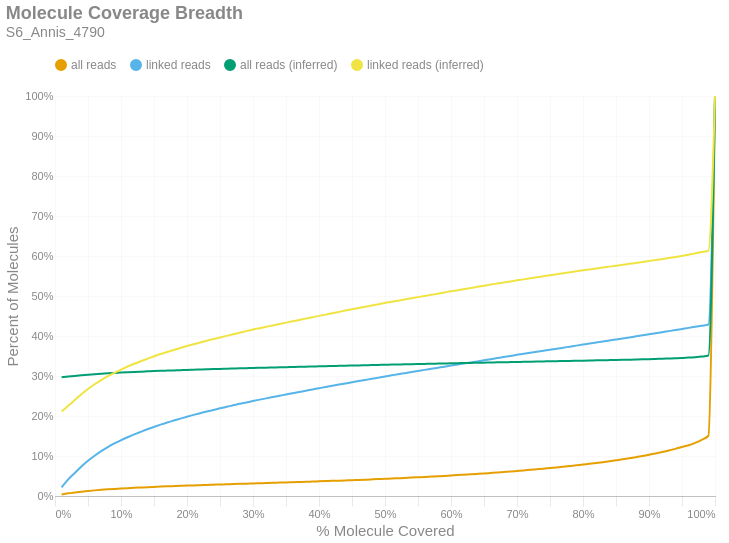

Source (notebook cell):
### Markdown cell above
### Molecule Read Coverage
This chart shows molecule coverage breadth as computed by the number of bases aligned to that molecule. In other words, "*how much of each unique long molecule is actually sequenced/aligned?*" Keep in mind there is a distinction between sequences and alignments, since some sequences belonging to a particular molecule may not align well and wouldn't appear in the alignment data. This chart also shows molecule coverage breadth as computed by the *inferred fragment* from which the aligned sequences originate. Unlike read coverage, this calculation takes into account the total insert size, including unsequenced gaps between the forward and reverse reads. Like the previous figures, these are cumulative percents.

### Code cell
if SKIPLR:
    print_html(f"Skipped")
else:
    binned_df = consolidated_hist(valids['coverage_bp'], mask, 0.01, True)
    binned_df_inf = consolidated_hist(valids['coverage_inserts'], mask, 0.01, True)
    binned_df = binned_df.with_columns(pl.lit(binned_df_inf['all reads (cumsum)']).alias('all reads (inferred)'))
    binned_df = binned_df.with_columns(pl.lit(binned_df_inf['linked reads (cumsum)']).alias('linked reads (inferred)'))
    binned_df = binned_df.with_columns(
        (pl.col('bin').cast(pl.Float64) + 0.01).alias('right_edge')
    )

    with SafeRender(binned_df):
        (
            density_plot(binned_df, 'Molecule Coverage Breadth', samplename, 'molcov', ['all reads (inferred)','linked reads (inferred)'])
            .encode(
                #x=alt.X('bin:Q', title="% Molecule Covered").axis(format = '%').scale(padding=0),
                x=alt.X('right_edge:Q', title="% Molecule Covered").axis(format='%').scale(padding=0),
                y=alt.Y('value:Q', title='Percent of Molecules')
                    .axis(format='%')
                    .stack(False)
                    .scale(domainMin=0, padding=0),
                color=alt.Color("key:N").scale(domain = ["all reads", "linked reads", "all reads (inferred)", "linked reads (inferred)"]),
                tooltip = [
                    alt.Tooltip("key:N", title = "Data Type"),
                    alt.Tooltip("range_label:N", title="% Molecule Covered"),
                    alt.Tooltip("value:Q", format = ".2%", title="% Molecules")
                ]
            )
        ).display()

### Figure 1 — Vega-Lite specification as saved in the notebook (floating-point values rounded to 4 significant figures)
{"width": "container", "height": 400, "config": {"title": {"anchor": "start", "dy": -15, "fontSize": 18, "color": "#888888", "subtitleColor": "#888888", "subtitleFontSize": 14}, "arc": {"fill": "#0072B2"}, "axis": {"domainColor": "#888888", "domainWidth": 0.5, "gridWidth": 0.2, "grid": false, "titleFontWeight": 400, "titleFontSize": 15, "labelFontSize": 11, "labelColor": "#888888", "tickColor": "#888888", "tickWidth": 0.2, "titleColor": "#888888"}, "axisBand": {"grid": false}, "axisX": {"grid": true, "tickSize": 10, "domainCap": "round"}, "axisY": {"domain": false, "grid": true, "tickSize": 0, "domainCap": "round"}, "background": "transparent", "header": {"labelFontSize": 15, "labelColor": "#888888", "titleFontSize": 15, "titleFontWeight": 600, "titleColor": "#888888"}, "legend": {"labelFont": "sans-serif", "labelFontSize": 12, "labelColor": "#888888", "symbolSize": 100, "symbolType": "circle", "titleFontSize": 12, "titlePadding": 10, "titleColor": "#888888", "title": null, "orient": "top"}, "range": {"category": ["#E69F00", "#56B4E9", "#009E73", "#F0E442", "#0072B2", "#D55E00", "#CC79A7", "#000000"], "diverging": ["#cfe8f3", "#a2d4ec", "#73bfe2", "#46abdb", "#1696d2", "#12719e"]}, "area": {"fill": "#0072B2", "fillOpacity": 0.7, "line": true, "strokeOpacity": 0.7}, "line": {"color": "#0072B2", "stroke": "#0072B2", "strokeWidth": 2}, "trail": {"color": "#0072B2", "stroke": "#0072B2", "strokeWidth": 0, "size": 1}, "point": {"filled": true, "fillOpacity": 1.0, "size": 95}, "text": {"color": "#888888", "fontSize": 11, "align": "right", "fontWeight": 400, "size": 11}, "bar": {"fill": "#0072B2", "stroke": null}, "view": {"stroke": null, "continuousWidth": 660, "continuousHeight": 400}}, "data": {"name": "data-8b9710d263a51966c542bd9ad7aee3ad"}, "mark": {"type": "line", "interpolate": "monotone", "point": {"opacity": 0, "size": 275}}, "encoding": {"color": {"field": "key", "scale": {"domain": ["all reads", "linked reads", "all reads (inferred)", "linked reads (inferred)"]}, "type": "nominal"}, "tooltip": [{"field": "key", "title": "Data Type", "type": "nominal"}, {"field": "range_label", "title": "% Molecule Covered", "type": "nominal"}, {"field": "value", "format": ".2%", "title": "% Molecules", "type": "quantitative"}], "x": {"axis": {"format": "%"}, "field": "right_edge", "scale": {"padding": 0}, "title": "% Molecule Covered", "type": "quantitative"}, "y": {"axis": {"format": "%"}, "field": "value", "scale": {"domainMin": 0, "padding": 0}, "stack": false, "title": "Percent of Molecules", "type": "quantitative"}}, "params": [{"name": "param_c36ac31b6afebe62", "select": {"type": "point", "fields": ["key"]}, "bind": "legend"}], "title": {"text": "Molecule Coverage Breadth", "subtitle": "S6_Annis_4790"}, "transform": [{"fold": ["all reads (cumsum)", "linked reads (cumsum)", "all reads (inferred)", "linked reads (inferred)"]}, {"calculate": "replace(datum.key, ' (cumsum)', '')", "as": "key"}, {"filter": {"param": "param_c36ac31b6afebe62"}}], "usermeta": {"embedOptions": {"downloadFileName": "S6_Annis_4790.molcov"}}, "$schema": "https://vega.github.io/schema/vega-lite/v6.1.0.json", "datasets": {"data-8b9710d263a51966c542bd9ad7aee3ad": [{"bin": "0.0", "interval": "0.0-0.01", "all reads": 0.003602, "linked reads": 0.02149, "all reads (cumsum)": 0.003602, "linked reads (cumsum)": 0.02149, "range_label": "0.0-0.01", "all reads (inferred)": 0.2969, "linked reads (inferred)": 0.2112, "right_edge": 0.01}, {"bin": "0.01", "interval": "0.01-0.02", "all reads": 0.003014, "linked reads": 0.0201, "all reads (cumsum)": 0.006616, "linked reads (cumsum)": 0.04159, "range_label": "0.01-0.02", "all reads (inferred)": 0.2986, "linked reads (inferred)": 0.2255, "right_edge": 0.02}, {"bin": "0.02", "interval": "0.02-0.03", "all reads": 0.002195, "linked reads": 0.01611, "all reads (cumsum)": 0.008811, "linked reads (cumsum)": 0.05769, "range_label": "0.02-0.03", "all reads (inferred)": 0.3002, "linked reads (inferred)": 0.2399, "right_edge": 0.03}, {"bin": "0.03", "interval": "0.03-0.04", "all reads": 0.002019, "linked reads": 0.01613, "all reads (cumsum)": 0.01083, "linked reads (cumsum)": 0.07382, "range_label": "0.03-0.04", "all reads (inferred)": 0.3018, "linked reads (inferred)": 0.2546, "right_edge": 0.04}, {"bin": "0.04", "interval": "0.04-0.05", "all reads": 0.001722, "linked reads": 0.01415, "all reads (cumsum)": 0.01255, "linked reads (cumsum)": 0.08797, "range_label": "0.04-0.05", "all reads (inferred)": 0.3032, "linked reads (inferred)": 0.2676, "right_edge": 0.05}, {"bin": "0.05", "interval": "0.05-0.06", "all reads": 0.001513, "linked reads": 0.0126, "all reads (cumsum)": 0.01407, "linked reads (cumsum)": 0.1006, "range_label": "0.05-0.06", "all reads (inferred)": 0.3045, "linked reads (inferred)": 0.2793, "right_edge": 0.06}, {"bin": "0.06", "interval": "0.06-0.07", "all reads": 0.001333, "linked reads": 0.0114, "all reads (cumsum)": 0.0154, "linked reads (cumsum)": 0.112, "range_label": "0.06-0.07", "all reads (inferred)": 0.3057, "linked reads (inferred)": 0.2899, "right_edge": 0.07}, {"bin": "0.07", "interval": "0.07-0.08", "all reads": 0.001209, "linked reads": 0.01003, "all reads (cumsum)": 0.01661, "linked reads (cumsum)": 0.122, "range_label": "0.07-0.08", "all reads (inferred)": 0.3067, "linked reads (inferred)": 0.2994, "right_edge": 0.08}, {"bin": "0.08", "interval": "0.08-0.09", "all reads": 0.001096, "linked reads": 0.009268, "all reads (cumsum)": 0.0177, "linked reads (cumsum)": 0.1313, "range_label": "0.08-0.09", "all reads (inferred)": 0.3077, "linked reads (inferred)": 0.3081, "right_edge": 0.09}, {"bin": "0.09", "interval": "0.09-0.1", "all reads": 0.0009769, "linked reads": 0.008079, "all reads (cumsum)": 0.01868, "linked reads (cumsum)": 0.1394, "range_label": "0.09-0.1", "all reads (inferred)": 0.3086, "linked reads (inferred)": 0.3161, "right_edge": 0.1}, {"bin": "0.1", "interval": "0.1-0.11", "all reads": 0.0009152, "linked reads": 0.007507, "all reads (cumsum)": 0.0196, "linked reads (cumsum)": 0.1469, "range_label": "0.1-0.11", "all reads (inferred)": 0.3094, "linked reads (inferred)": 0.3237, "right_edge": 0.11}, {"bin": "0.11", "interval": "0.11-0.12", "all reads": 0.0008457, "linked reads": 0.00711, "all reads (cumsum)": 0.02044, "linked reads (cumsum)": 0.154, "range_label": "0.11-0.12", "all reads (inferred)": 0.3102, "linked reads (inferred)": 0.3306, "right_edge": 0.12}, {"bin": "0.12", "interval": "0.12-0.13", "all reads": 0.0007865, "linked reads": 0.006498, "all reads (cumsum)": 0.02123, "linked reads (cumsum)": 0.1605, "range_label": "0.12-0.13", "all reads (inferred)": 0.3109, "linked reads (inferred)": 0.337, "right_edge": 0.13}, {"bin": "0.13", "interval": "0.13-0.14", "all reads": 0.0007849, "linked reads": 0.006381, "all reads (cumsum)": 0.02201, "linked reads (cumsum)": 0.1669, "range_label": "0.13-0.14", "all reads (inferred)": 0.3116, "linked reads (inferred)": 0.3431, "right_edge": 0.14}, {"bin": "0.14", "interval": "0.14-0.15", "all reads": 0.000712, "linked reads": 0.005796, "all reads (cumsum)": 0.02272, "linked reads (cumsum)": 0.1726, "range_label": "0.14-0.15", "all reads (inferred)": 0.3123, "linked reads (inferred)": 0.3494, "right_edge": 0.15}, {"bin": "0.15", "interval": "0.15-0.16", "all reads": 0.0007157, "linked reads": 0.005671, "all reads (cumsum)": 0.02344, "linked reads (cumsum)": 0.1783, "range_label": "0.15-0.16", "all reads (inferred)": 0.3129, "linked reads (inferred)": 0.355, "right_edge": 0.16}, {"bin": "0.16", "interval": "0.16-0.17", "all reads": 0.000652, "linked reads": 0.005394, "all reads (cumsum)": 0.02409, "linked reads (cumsum)": 0.1837, "range_label": "0.16-0.17", "all reads (inferred)": 0.3135, "linked reads (inferred)": 0.36, "right_edge": 0.17}, {"bin": "0.17", "interval": "0.17-0.18", "all reads": 0.0006228, "linked reads": 0.004907, "all reads (cumsum)": 0.02471, "linked reads (cumsum)": 0.1886, "range_label": "0.17-0.18", "all reads (inferred)": 0.3141, "linked reads (inferred)": 0.365, "right_edge": 0.18}, {"bin": "0.18", "interval": "0.18-0.19", "all reads": 0.0006128, "linked reads": 0.004755, "all reads (cumsum)": 0.02533, "linked reads (cumsum)": 0.1934, "range_label": "0.18-0.19", "all reads (inferred)": 0.3146, "linked reads (inferred)": 0.37, "right_edge": 0.19}, {"bin": "0.19", "interval": "0.19-0.2", "all reads": 0.0006328, "linked reads": 0.004849, "all reads (cumsum)": 0.02596, "linked reads (cumsum)": 0.1982, "range_label": "0.19-0.2", "all reads (inferred)": 0.3152, "linked reads (inferred)": 0.3749, "right_edge": 0.2}, {"bin": "0.2", "interval": "0.2-0.21", "all reads": 0.0005778, "linked reads": 0.004522, "all reads (cumsum)": 0.02654, "linked reads (cumsum)": 0.2027, "range_label": "0.2-0.21", "all reads (inferred)": 0.3157, "linked reads (inferred)": 0.3792, "right_edge": 0.21}, {"bin": "0.21", "interval": "0.21-0.22", "all reads": 0.0005524, "linked reads": 0.004286, "all reads (cumsum)": 0.02709, "linked reads (cumsum)": 0.207, "range_label": "0.21-0.22", "all reads (inferred)": 0.3162, "linked reads (inferred)": 0.3836, "right_edge": 0.22}, {"bin": "0.22", "interval": "0.22-0.23", "all reads": 0.0005782, "linked reads": 0.004201, "all reads (cumsum)": 0.02767, "linked reads (cumsum)": 0.2112, "range_label": "0.22-0.23", "all reads (inferred)": 0.3167, "linked reads (inferred)": 0.388, "right_edge": 0.23}, {"bin": "0.23", "interval": "0.23-0.24", "all reads": 0.0005362, "linked reads": 0.003888, "all reads (cumsum)": 0.0282, "linked reads (cumsum)": 0.2151, "range_label": "0.23-0.24", "all reads (inferred)": 0.3172, "linked reads (inferred)": 0.3923, "right_edge": 0.24}, {"bin": "0.24", "interval": "0.24-0.25", "all reads": 0.0005595, "linked reads": 0.004089, "all reads (cumsum)": 0.02876, "linked reads (cumsum)": 0.2192, "range_label": "0.24-0.25", "all reads (inferred)": 0.3177, "linked reads (inferred)": 0.3963, "right_edge": 0.25}, {"bin": "0.25", "interval": "0.25-0.26", "all reads": 0.0005332, "linked reads": 0.003776, "all reads (cumsum)": 0.0293, "linked reads (cumsum)": 0.223, "range_label": "0.25-0.26", "all reads (inferred)": 0.3182, "linked reads (inferred)": 0.4003, "right_edge": 0.26}, {"bin": "0.26", "interval": "0.26-0.27", "all reads": 0.0005799, "linked reads": 0.003705, "all reads (cumsum)": 0.02988, "linked reads (cumsum)": 0.2267, "range_label": "0.26-0.27", "all reads (inferred)": 0.3186, "linked reads (inferred)": 0.4043, "right_edge": 0.27}, {"bin": "0.27", "interval": "0.27-0.28", "all reads": 0.0005378, "linked reads": 0.003803, "all reads (cumsum)": 0.03042, "linked reads (cumsum)": 0.2305, "range_label": "0.27-0.28", "all reads (inferred)": 0.3191, "linked reads (inferred)": 0.4083, "right_edge": 0.28}, {"bin": "0.28", "interval": "0.28-0.29", "all reads": 0.0004953, "linked reads": 0.00341, "all reads (cumsum)": 0.03091, "linked reads (cumsum)": 0.2339, "range_label": "0.28-0.29", "all reads (inferred)": 0.3195, "linked reads (inferred)": 0.4122, "right_edge": 0.29}, {"bin": "0.29", "interval": "0.29-0.3", "all reads": 0.0005328, "linked reads": 0.003597, "all reads (cumsum)": 0.03144, "linked reads (cumsum)": 0.2375, "range_label": "0.29-0.3", "all reads (inferred)": 0.32, "linked reads (inferred)": 0.4162, "right_edge": 0.3}, {"bin": "0.3", "interval": "0.3-0.31", "all reads": 0.000497, "linked reads": 0.003463, "all reads (cumsum)": 0.03194, "linked reads (cumsum)": 0.241, "range_label": "0.3-0.31", "all reads (inferred)": 0.3204, "linked reads (inferred)": 0.4196, "right_edge": 0.31}, {"bin": "0.31", "interval": "0.31-0.32", "all reads": 0.0004995, "linked reads": 0.003083, "all reads (cumsum)": 0.03244, "linked reads (cumsum)": 0.244, "range_label": "0.31-0.32", "all reads (inferred)": 0.3208, "linked reads (inferred)": 0.4229, "right_edge": 0.32}, {"bin": "0.32", "interval": "0.32-0.33", "all reads": 0.000492, "linked reads": 0.003191, "all reads (cumsum)": 0.03293, "linked reads (cumsum)": 0.2472, "range_label": "0.32-0.33", "all reads (inferred)": 0.3212, "linked reads (inferred)": 0.4264, "right_edge": 0.33}, {"bin": "0.33", "interval": "0.33-0.34", "all reads": 0.000522, "linked reads": 0.00332, "all reads (cumsum)": 0.03345, "linked reads (cumsum)": 0.2506, "range_label": "0.33-0.34", "all reads (inferred)": 0.3217, "linked reads (inferred)": 0.43, "right_edge": 0.34}, {"bin": "0.34", "interval": "0.34-0.35", "all reads": 0.0005049, "linked reads": 0.003092, "all reads (cumsum)": 0.03396, "linked reads (cumsum)": 0.2536, "range_label": "0.34-0.35", "all reads (inferred)": 0.3221, "linked reads (inferred)": 0.4334, "right_edge": 0.35}, {"bin": "0.35", "interval": "0.35-0.36", "all reads": 0.0005499, "linked reads": 0.00328, "all reads (cumsum)": 0.03451, "linked reads (cumsum)": 0.2569, "range_label": "0.35-0.36", "all reads (inferred)": 0.3225, "linked reads (inferred)": 0.4368, "right_edge": 0.36}, {"bin": "0.36", "interval": "0.36-0.37", "all reads": 0.0005199, "linked reads": 0.003146, "all reads (cumsum)": 0.03503, "linked reads (cumsum)": 0.2601, "range_label": "0.36-0.37", "all reads (inferred)": 0.3229, "linked reads (inferred)": 0.4401, "right_edge": 0.37}, {"bin": "0.37", "interval": "0.37-0.38", "all reads": 0.0005182, "linked reads": 0.002972, "all reads (cumsum)": 0.03555, "linked reads (cumsum)": 0.263, "range_label": "0.37-0.38", "all reads (inferred)": 0.3233, "linked reads (inferred)": 0.4435, "right_edge": 0.38}, {"bin": "0.38", "interval": "0.38-0.39", "all reads": 0.0005736, "linked reads": 0.003285, "all reads (cumsum)": 0.03612, "linked reads (cumsum)": 0.2663, "range_label": "0.38-0.39", "all reads (inferred)": 0.3237, "linked reads (inferred)": 0.4467, "right_edge": 0.39}, {"bin": "0.39", "interval": "0.39-0.4", "all reads": 0.0005707, "linked reads": 0.003034, "all reads (cumsum)": 0.03669, "linked reads (cumsum)": 0.2694, "range_label": "0.39-0.4", "all reads (inferred)": 0.3241, "linked reads (inferred)": 0.4503, "right_edge": 0.4}, {"bin": "0.4", "interval": "0.4-0.41", "all reads": 0.0005732, "linked reads": 0.003249, "all reads (cumsum)": 0.03726, "linked reads (cumsum)": 0.2726, "range_label": "0.4-0.41", "all reads (inferred)": 0.3245, "linked reads (inferred)": 0.4534, "right_edge": 0.41}, {"bin": "0.41", "interval": "0.41-0.42", "all reads": 0.0005661, "linked reads": 0.002949, "all reads (cumsum)": 0.03783, "linked reads (cumsum)": 0.2756, "range_label": "0.41-0.42", "all reads (inferred)": 0.3249, "linked reads (inferred)": 0.4569, "right_edge": 0.42}, {"bin": "0.42", "interval": "0.42-0.43", "all reads": 0.000592, "linked reads": 0.003007, "all reads (cumsum)": 0.03842, "linked reads (cumsum)": 0.2786, "range_label": "0.42-0.43", "all reads (inferred)": 0.3254, "linked reads (inferred)": 0.4602, "right_edge": 0.43}, {"bin": "0.43", "interval": "0.43-0.44", "all reads": 0.0006095, "linked reads": 0.002887, "all reads (cumsum)": 0.03903, "linked reads (cumsum)": 0.2815, "range_label": "0.43-0.44", "all reads (inferred)": 0.3258, "linked reads (inferred)": 0.4636, "right_edge": 0.44}, {"bin": "0.44", "interval": "0.44-0.45", "all reads": 0.0006307, "linked reads": 0.002967, "all reads (cumsum)": 0.03966, "linked reads (cumsum)": 0.2844, "range_label": "0.44-0.45", "all reads (inferred)": 0.3262, "linked reads (inferred)": 0.4668, "right_edge": 0.45}, {"bin": "0.45", "interval": "0.45-0.46", "all reads": 0.0006007, "linked reads": 0.002797, "all reads (cumsum)": 0.04026, "linked reads (cumsum)": 0.2872, "range_label": "0.45-0.46", "all reads (inferred)": 0.3265, "linked reads (inferred)": 0.47, "right_edge": 0.46}, {"bin": "0.46", "interval": "0.46-0.47", "all reads": 0.000654, "linked reads": 0.002856, "all reads (cumsum)": 0.04092, "linked reads (cumsum)": 0.2901, "range_label": "0.46-0.47", "all reads (inferred)": 0.3269, "linked reads (inferred)": 0.4731, "right_edge": 0.47}, {"bin": "0.47", "interval": "0.47-0.48", "all reads": 0.0006811, "linked reads": 0.002869, "all reads (cumsum)": 0.0416, "linked reads (cumsum)": 0.2929, "range_label": "0.47-0.48", "all reads (inferred)": 0.3273, "linked reads (inferred)": 0.4762, "right_edge": 0.48}, {"bin": "0.48", "interval": "0.48-0.49", "all reads": 0.0006978, "linked reads": 0.003021, "all reads (cumsum)": 0.0423, "linked reads (cumsum)": 0.296, "range_label": "0.48-0.49", "all reads (inferred)": 0.3277, "linked reads (inferred)": 0.4794, "right_edge": 0.49}, {"bin": "0.49", "interval": "0.49-0.5", "all reads": 0.0007565, "linked reads": 0.002945, "all reads (cumsum)": 0.04305, "linked reads (cumsum)": 0.2989, "range_label": "0.49-0.5", "all reads (inferred)": 0.3281, "linked reads (inferred)": 0.4827, "right_edge": 0.5}, {"bin": "0.5", "interval": "0.5-0.51", "all reads": 0.0006757, "linked reads": 0.002726, "all reads (cumsum)": 0.04373, "linked reads (cumsum)": 0.3016, "range_label": "0.5-0.51", "all reads (inferred)": 0.3285, "linked reads (inferred)": 0.4854, "right_edge": 0.51}, {"bin": "0.51", "interval": "0.51-0.52", "all reads": 0.0007344, "linked reads": 0.002753, "all reads (cumsum)": 0.04446, "linked reads (cumsum)": 0.3044, "range_label": "0.51-0.52", "all reads (inferred)": 0.3288, "linked reads (inferred)": 0.4884, "right_edge": 0.52}, {"bin": "0.52", "interval": "0.52-0.53", "all reads": 0.0007411, "linked reads": 0.002681, "all reads (cumsum)": 0.0452, "linked reads (cumsum)": 0.3071, "range_label": "0.52-0.53", "all reads (inferred)": 0.3292, "linked reads (inferred)": 0.4915, "right_edge": 0.53}, {"bin": "0.53", "interval": "0.53-0.54", "all reads": 0.0007928, "linked reads": 0.002695, "all reads (cumsum)": 0.046, "linked reads (cumsum)": 0.3098, "range_label": "0.53-0.54", "all reads (inferred)": 0.3296, "linked reads (inferred)": 0.4942, "right_edge": 0.54}, {"bin": "0.54", "interval": "0.54-0.55", "all reads": 0.0008236, "linked reads": 0.002739, "all reads (cumsum)": 0.04682, "linked reads (cumsum)": 0.3125, "range_label": "0.54-0.55", "all reads (inferred)": 0.3299, "linked reads (inferred)": 0.4972, "right_edge": 0.55}, {"bin": "0.55", "interval": "0.55-0.56", "all reads": 0.0008282, "linked reads": 0.002775, "all reads (cumsum)": 0.04765, "linked reads (cumsum)": 0.3153, "range_label": "0.55-0.56", "all reads (inferred)": 0.3303, "linked reads (inferred)": 0.5001, "right_edge": 0.56}, {"bin": "0.56", "interval": "0.56-0.57", "all reads": 0.0008786, "linked reads": 0.002686, "all reads (cumsum)": 0.04853, "linked reads (cumsum)": 0.318, "range_label": "0.56-0.57", "all reads (inferred)": 0.3306, "linked reads (inferred)": 0.5029, "right_edge": 0.57}, {"bin": "0.57", "interval": "0.57-0.58", "all reads": 0.0008811, "linked reads": 0.002695, "all reads (cumsum)": 0.04941, "linked reads (cumsum)": 0.3207, "range_label": "0.57-0.58", "all reads (inferred)": 0.331, "linked reads (inferred)": 0.5058, "right_edge": 0.58}, {"bin": "0.58", "interval": "0.58-0.59", "all reads": 0.0009003, "linked reads": 0.002699, "all reads (cumsum)": 0.05031, "linked reads (cumsum)": 0.3234, "range_label": "0.58-0.59", "all reads (inferred)": 0.3314, "linked reads (inferred)": 0.5089, "right_edge": 0.59}, {"bin": "0.59", "interval": "0.59-0.6", "all reads": 0.0009698, "linked reads": 0.002713, "all reads (cumsum)": 0.05128, "linked reads (cumsum)": 0.3261, "range_label": "0.59-0.6", "all reads (inferred)": 0.3318, "linked reads (inferred)": 0.5118, "right_edge": 0.6}, {"bin": "0.6", "interval": "0.6-0.61", "all reads": 0.0009311, "linked reads": 0.002663, "all reads (cumsum)": 0.05221, "linked reads (cumsum)": 0.3287, "range_label": "0.6-0.61", "all reads (inferred)": 0.3321, "linked reads (inferred)": 0.5145, "right_edge": 0.61}, {"bin": "0.61", "interval": "0.61-0.62", "all reads": 0.001018, "linked reads": 0.002637, "all reads (cumsum)": 0.05323, "linked reads (cumsum)": 0.3314, "range_label": "0.61-0.62", "all reads (inferred)": 0.3324, "linked reads (inferred)": 0.5172, "right_edge": 0.62}, {"bin": "0.62", "interval": "0.62-0.63", "all reads": 0.0009969, "linked reads": 0.002637, "all reads (cumsum)": 0.05422, "linked reads (cumsum)": 0.334, "range_label": "0.62-0.63", "all reads (inferred)": 0.3327, "linked reads (inferred)": 0.52, "right_edge": 0.63}, {"bin": "0.63", "interval": "0.63-0.64", "all reads": 0.001063, "linked reads": 0.002458, "all reads (cumsum)": 0.05529, "linked reads (cumsum)": 0.3365, "range_label": "0.63-0.64", "all reads (inferred)": 0.3331, "linked reads (inferred)": 0.5229, "right_edge": 0.64}, {"bin": "0.64", "interval": "0.64-0.65", "all reads": 0.001101, "linked reads": 0.002735, "all reads (cumsum)": 0.05639, "linked reads (cumsum)": 0.3392, "range_label": "0.64-0.65", "all reads (inferred)": 0.3334, "linked reads (inferred)": 0.5256, "right_edge": 0.65}, {"bin": "0.65", "interval": "0.65-0.66", "all reads": 0.001179, "linked reads": 0.002945, "all reads (cumsum)": 0.05757, "linked reads (cumsum)": 0.3421, "range_label": "0.65-0.66", "all reads (inferred)": 0.3338, "linked reads (inferred)": 0.5285, "right_edge": 0.66}, {"bin": "0.66", "interval": "0.66-0.67", "all reads": 0.001178, "linked reads": 0.002699, "all reads (cumsum)": 0.05875, "linked reads (cumsum)": 0.3448, "range_label": "0.66-0.67", "all reads (inferred)": 0.3341, "linked reads (inferred)": 0.5312, "right_edge": 0.67}, {"bin": "0.67", "interval": "0.67-0.68", "all reads": 0.001253, "linked reads": 0.002699, "all reads (cumsum)": 0.06, "linked reads (cumsum)": 0.3475, "range_label": "0.67-0.68", "all reads (inferred)": 0.3345, "linked reads (inferred)": 0.5339, "right_edge": 0.68}, {"bin": "0.68", "interval": "0.68-0.69", "all reads": 0.001245, "linked reads": 0.002632, "all reads (cumsum)": 0.06124, "linked reads (cumsum)": 0.3502, "range_label": "0.68-0.69", "all reads (inferred)": 0.3348, "linked reads (inferred)": 0.5363, "right_edge": 0.69}, {"bin": "0.69", "interval": "0.69-0.7", "all reads": 0.001353, "linked reads": 0.002815, "all reads (cumsum)": 0.0626, "linked reads (cumsum)": 0.353, "range_label": "0.69-0.7", "all reads (inferred)": 0.3351, "linked reads (inferred)": 0.5391, "right_edge": 0.7}, {"bin": "0.7", "interval": "0.7-0.71", "all reads": 0.001347, "linked reads": 0.002498, "all reads (cumsum)": 0.06394, "linked reads (cumsum)": 0.3555, "range_label": "0.7-0.71", "all reads (inferred)": 0.3354, "linked reads (inferred)": 0.5416, "right_edge": 0.71}, {"bin": "0.71", "interval": "0.71-0.72", "all reads": 0.001471, "linked reads": 0.002775, "all reads (cumsum)": 0.06542, "linked reads (cumsum)": 0.3583, "range_label": "0.71-0.72", "all reads (inferred)": 0.3358, "linked reads (inferred)": 0.5442, "right_edge": 0.72}, {"bin": "0.72", "interval": "0.72-0.73", "all reads": 0.001436, "linked reads": 0.002587, "all reads (cumsum)": 0.06685, "linked reads (cumsum)": 0.3609, "range_label": "0.72-0.73", "all reads (inferred)": 0.3361, "linked reads (inferred)": 0.5468, "right_edge": 0.73}, {"bin": "0.73", "interval": "0.73-0.74", "all reads": 0.001449, "linked reads": 0.002413, "all reads (cumsum)": 0.0683, "linked reads (cumsum)": 0.3633, "range_label": "0.73-0.74", "all reads (inferred)": 0.3364, "linked reads (inferred)": 0.5492, "right_edge": 0.74}, {"bin": "0.74", "interval": "0.74-0.75", "all reads": 0.001638, "linked reads": 0.002583, "all reads (cumsum)": 0.06994, "linked reads (cumsum)": 0.3659, "range_label": "0.74-0.75", "all reads (inferred)": 0.3368, "linked reads (inferred)": 0.552, "right_edge": 0.75}, {"bin": "0.75", "interval": "0.75-0.76", "all reads": 0.001506, "linked reads": 0.002284, "all reads (cumsum)": 0.07144, "linked reads (cumsum)": 0.3681, "range_label": "0.75-0.76", "all reads (inferred)": 0.3371, "linked reads (inferred)": 0.5544, "right_edge": 0.76}, {"bin": "0.76", "interval": "0.76-0.77", "all reads": 0.001673, "linked reads": 0.002695, "all reads (cumsum)": 0.07312, "linked reads (cumsum)": 0.3708, "range_label": "0.76-0.77", "all reads (inferred)": 0.3374, "linked reads (inferred)": 0.557, "right_edge": 0.77}, {"bin": "0.77", "interval": "0.77-0.78", "all reads": 0.001733, "linked reads": 0.002502, "all reads (cumsum)": 0.07485, "linked reads (cumsum)": 0.3733, "range_label": "0.77-0.78", "all reads (inferred)": 0.3377, "linked reads (inferred)": 0.5593, "right_edge": 0.78}, {"bin": "0.78", "interval": "0.78-0.79", "all reads": 0.001784, "linked reads": 0.002614, "all reads (cumsum)": 0.07663, "linked reads (cumsum)": 0.3759, "range_label": "0.78-0.79", "all reads (inferred)": 0.3381, "linked reads (inferred)": 0.5617, "right_edge": 0.79}, {"bin": "0.79", "interval": "0.79-0.8", "all reads": 0.001954, "linked reads": 0.002596, "all reads (cumsum)": 0.07859, "linked reads (cumsum)": 0.3785, "range_label": "0.79-0.8", "all reads (inferred)": 0.3384, "linked reads (inferred)": 0.5641, "right_edge": 0.8}, {"bin": "0.8", "interval": "0.8-0.81", "all reads": 0.001853, "linked reads": 0.002587, "all reads (cumsum)": 0.08044, "linked reads (cumsum)": 0.3811, "range_label": "0.8-0.81", "all reads (inferred)": 0.3387, "linked reads (inferred)": 0.5665, "right_edge": 0.81}, {"bin": "0.81", "interval": "0.81-0.82", "all reads": 0.001996, "linked reads": 0.002418, "all reads (cumsum)": 0.08244, "linked reads (cumsum)": 0.3835, "range_label": "0.81-0.82", "all reads (inferred)": 0.3391, "linked reads (inferred)": 0.5688, "right_edge": 0.82}, {"bin": "0.82", "interval": "0.82-0.83", "all reads": 0.002115, "linked reads": 0.002529, "all reads (cumsum)": 0.08455, "linked reads (cumsum)": 0.3861, "range_label": "0.82-0.83", "all reads (inferred)": 0.3394, "linked reads (inferred)": 0.5711, "right_edge": 0.83}, {"bin": "0.83", "interval": "0.83-0.84", "all reads": 0.002315, "linked reads": 0.002641, "all reads (cumsum)": 0.08687, "linked reads (cumsum)": 0.3887, "range_label": "0.83-0.84", "all reads (inferred)": 0.3397, "linked reads (inferred)": 0.5735, "right_edge": 0.84}, {"bin": "0.84", "interval": "0.84-0.85", "all reads": 0.002371, "linked reads": 0.002668, "all reads (cumsum)": 0.08924, "linked reads (cumsum)": 0.3914, "range_label": "0.84-0.85", "all reads (inferred)": 0.3401, "linked reads (inferred)": 0.5758, "right_edge": 0.85}, {"bin": "0.85", "interval": "0.85-0.86", "all reads": 0.002443, "linked reads": 0.002467, "all reads (cumsum)": 0.09168, "linked reads (cumsum)": 0.3939, "range_label": "0.85-0.86", "all reads (inferred)": 0.3405, "linked reads (inferred)": 0.5781, "right_edge": 0.86}, {"bin": "0.86", "interval": "0.86-0.87", "all reads": 0.002631, "linked reads": 0.002632, "all reads (cumsum)": 0.09431, "linked reads (cumsum)": 0.3965, "range_label": "0.86-0.87", "all reads (inferred)": 0.3408, "linked reads (inferred)": 0.5804, "right_edge": 0.87}, {"bin": "0.87", "interval": "0.87-0.88", "all reads": 0.002733, "linked reads": 0.002668, "all reads (cumsum)": 0.09705, "linked reads (cumsum)": 0.3992, "range_label": "0.87-0.88", "all reads (inferred)": 0.3412, "linked reads (inferred)": 0.5826, "right_edge": 0.88}, {"bin": "0.88", "interval": "0.88-0.89", "all reads": 0.002859, "linked reads": 0.002681, "all reads (cumsum)": 0.09991, "linked reads (cumsum)": 0.4018, "range_label": "0.88-0.89", "all reads (inferred)": 0.3416, "linked reads (inferred)": 0.5849, "right_edge": 0.89}, {"bin": "0.89", "interval": "0.89-0.9", "all reads": 0.003173, "linked reads": 0.002516, "all reads (cumsum)": 0.1031, "linked reads (cumsum)": 0.4043, "range_label": "0.89-0.9", "all reads (inferred)": 0.342, "linked reads (inferred)": 0.5874, "right_edge": 0.9}, {"bin": "0.9", "interval": "0.9-0.91", "all reads": 0.003176, "linked reads": 0.002583, "all reads (cumsum)": 0.1063, "linked reads (cumsum)": 0.4069, "range_label": "0.9-0.91", "all reads (inferred)": 0.3426, "linked reads (inferred)": 0.59, "right_edge": 0.91}, {"bin": "0.91", "interval": "0.91-0.92", "all reads": 0.003527, "linked reads": 0.002686, "all reads (cumsum)": 0.1098, "linked reads (cumsum)": 0.4096, "range_label": "0.91-0.92", "all reads (inferred)": 0.3432, "linked reads (inferred)": 0.5923, "right_edge": 0.92}, {"bin": "0.92", "interval": "0.92-0.93", "all reads": 0.003818, "linked reads": 0.002565, "all reads (cumsum)": 0.1136, "linked reads (cumsum)": 0.4122, "range_label": "0.92-0.93", "all reads (inferred)": 0.3437, "linked reads (inferred)": 0.5947, "right_edge": 0.93}, {"bin": "0.93", "interval": "0.93-0.94", "all reads": 0.004238, "linked reads": 0.002628, "all reads (cumsum)": 0.1178, "linked reads (cumsum)": 0.4148, "range_label": "0.93-0.94", "all reads (inferred)": 0.3442, "linked reads (inferred)": 0.5973, "right_edge": 0.94}, {"bin": "0.94", "interval": "0.94-0.95", "all reads": 0.004702, "linked reads": 0.002735, "all reads (cumsum)": 0.1225, "linked reads (cumsum)": 0.4175, "range_label": "0.94-0.95", "all reads (inferred)": 0.3449, "linked reads (inferred)": 0.6002, "right_edge": 0.95}, {"bin": "0.95", "interval": "0.95-0.96", "all reads": 0.004493, "linked reads": 0.002775, "all reads (cumsum)": 0.127, "linked reads (cumsum)": 0.4203, "range_label": "0.95-0.96", "all reads (inferred)": 0.3461, "linked reads (inferred)": 0.6034, "right_edge": 0.96}, {"bin": "0.96", "interval": "0.96-0.97", "all reads": 0.005844, "linked reads": 0.00269, "all reads (cumsum)": 0.1329, "linked reads (cumsum)": 0.423, "range_label": "0.96-0.97", "all reads (inferred)": 0.3471, "linked reads (inferred)": 0.6066, "right_edge": 0.97}, {"bin": "0.97", "interval": "0.97-0.98", "all reads": 0.00765, "linked reads": 0.002757, "all reads (cumsum)": 0.1405, "linked reads (cumsum)": 0.4258, "range_label": "0.97-0.98", "all reads (inferred)": 0.3486, "linked reads (inferred)": 0.61, "right_edge": 0.98}, {"bin": "0.98", "interval": "0.98-0.99", "all reads": 0.0101, "linked reads": 0.002864, "all reads (cumsum)": 0.1506, "linked reads (cumsum)": 0.4286, "range_label": "0.98-0.99", "all reads (inferred)": 0.3512, "linked reads (inferred)": 0.613, "right_edge": 0.99}, {"bin": "0.99", "interval": "0.99-1.0", "all reads": 0.8494, "linked reads": 0.5714, "all reads (cumsum)": 1.0, "linked reads (cumsum)": 1.0, "range_label": "0.99-1.0", "all reads (inferred)": 1.0, "linked reads (inferred)": 1.0, "right_edge": 1.0}]}}
